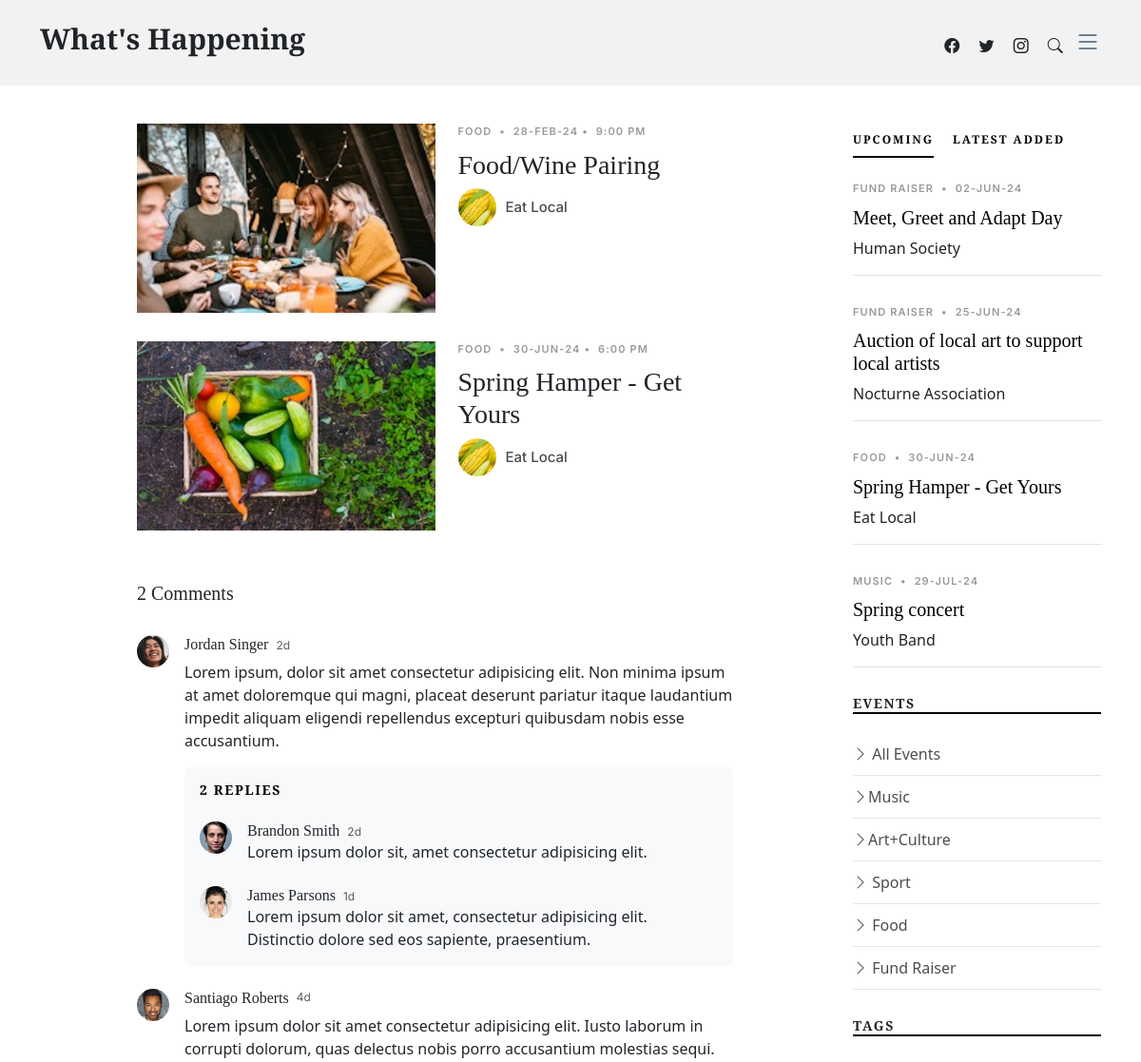
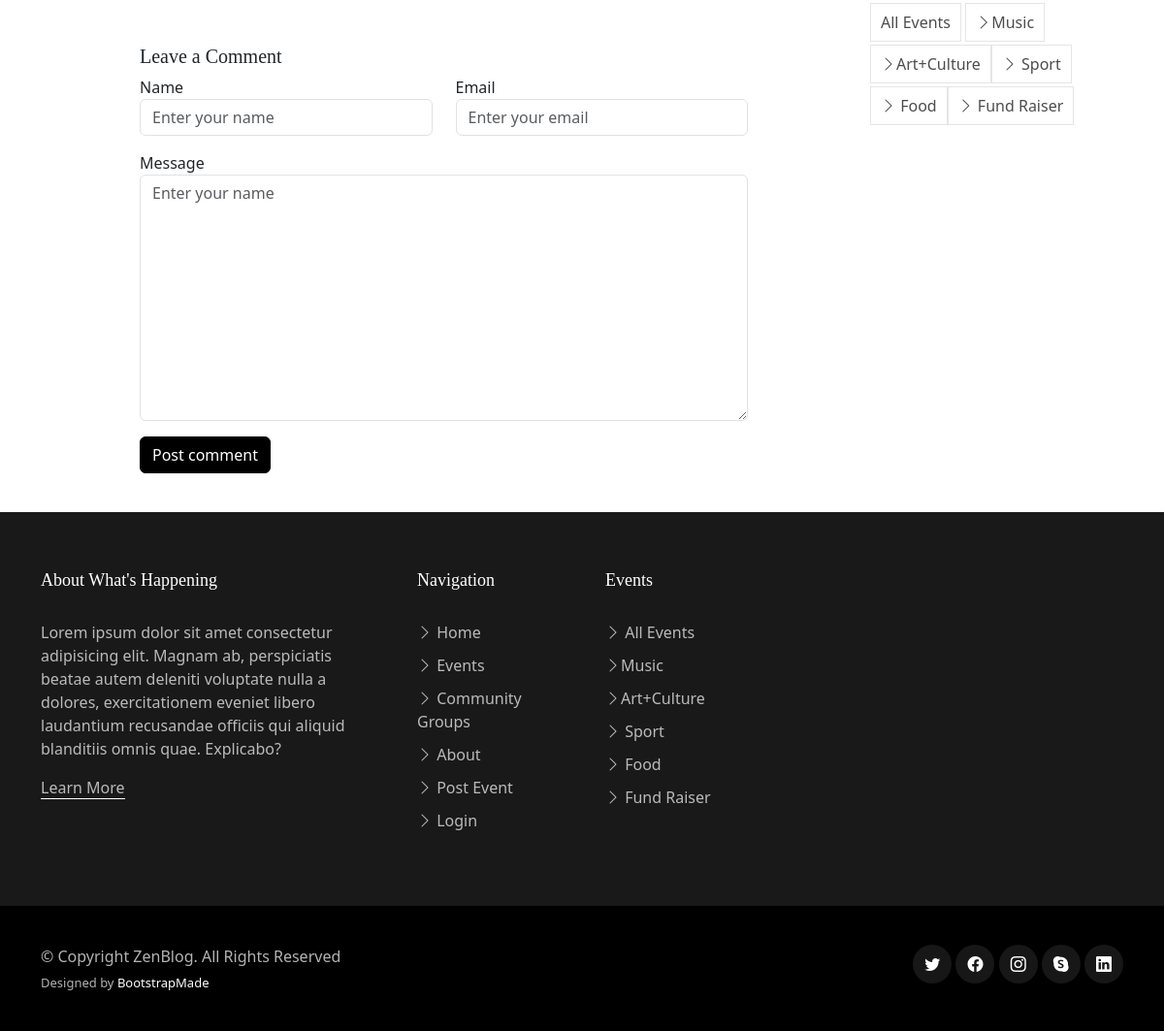
The page /Bootstrap/single-post.php?eventName=events&eventtype=Food on the database its author committed (2 pictures, top to bottom).
### tables this page shows
CREATE TABLE `events` (
  `EventID` int(11) NOT NULL,
  `EventTypeID` int(11) NOT NULL,
  `GroupID` int(11) NOT NULL,
  `EventDate` timestamp NOT NULL DEFAULT CURRENT_TIMESTAMP,
  `SubmitDate` timestamp NOT NULL DEFAULT CURRENT_TIMESTAMP,
  `EventTitle` varchar(100) NOT NULL,
  `EventImage` varchar(50) NOT NULL,
  `EventDesc` text NOT NULL
);

CREATE TABLE `eventtypes` (
  `EventTypeID` int(11) NOT NULL,
  `EventType` varchar(100) NOT NULL
);

CREATE TABLE `groups` (
  `GroupID` int(11) NOT NULL,
  `GroupName` varchar(100) NOT NULL,
  `GroupImage` varchar(50) NOT NULL,
  `GroupType` varchar(100) NOT NULL,
  `GroupDesc` text NOT NULL,
  `contactName` varchar(255) NOT NULL,
  `ContactEmail` varchar(255) NOT NULL
);

### Bootstrap/single-post.php (the view, shortened to what the rows shown need)
<!DOCTYPE html>
<html lang="en">
<head>
  <link href="assets/vendor/bootstrap/css/bootstrap.min.css" rel="stylesheet">
  <link href="assets/vendor/bootstrap-icons/bootstrap-icons.css" rel="stylesheet">
  <link href="assets/vendor/swiper/swiper-bundle.min.css" rel="stylesheet">
  <link href="assets/vendor/glightbox/css/glightbox.min.css" rel="stylesheet">
  <link href="assets/vendor/aos/aos.css" rel="stylesheet">
  <link href="assets/css/variables.css" rel="stylesheet">
  <link href="assets/css/main.css" rel="stylesheet">
</head>
<body>
  <header id="header" class="header d-flex align-items-center fixed-top">
    <div class="container-fluid container-xl d-flex align-items-center justify-content-between">
      <a href="index.html" class="logo d-flex align-items-center">
        <h1>What's Happening</h1>
      </a>
    </div>
  </header>
  <main id="main">
    <section class="single-post-content">
          <div class="container">
            <div class="row">
              <div class="col-md-9 post-content" data-aos="fade-up">
              <?php
                include 'serverlogin.php';
                $conn = new mysqli($db_hostname, $db_username, $db_password, $db_database);
                $urlEventName = $_GET['eventName'];
                $urlEventType = $_GET['eventtype'];
                $eventsQuery = "SELECT *
                                FROM events e
                                INNER JOIN groups g ON e.GroupID = g.GroupID
                                INNER JOIN eventtypes et ON e.EventTypeID = et.EventTypeID
                                ORDER BY e.EventDate";
                $eventsResult = mysqli_query($conn, $eventsQuery);
                while ($row = mysqli_fetch_assoc($eventsResult)) {
                    $eventID = $row["EventID"];
                    $eventDate = $row["EventDate"];
                    $eventTitle = $row["EventTitle"];
                    $eventImage = $row["EventImage"];
                    $eventDesc = $row["EventDesc"];
                    $Contact_Name = $row["contactName"];
                    $Contact_Email = $row["ContactEmail"];
                    $event_Type = $row["EventType"];
                    $group_Image = $row["GroupImage"];
                    $group_name = $row["GroupName"];
                    $date = date_create($eventDate);
                    $dateFormat = date_format($date, 'd-M-y');
                    $timeFormat = date_format($date, 'g:i A');
                    if ($urlEventName == 'events' && $urlEventType == $event_Type) {
                            echo '<div class="d-md-flex post-entry-2 half">';
                            echo '<a href="single-post.php?eventName=' . $eventTitle . '&eventtype=' . $event_Type . '" class="me-4 thumbnail">';
                            echo '<img src="' . $eventImage . '" alt="" class="img-fluid">';
                            echo '</a>';
                            echo '<div>';
                            echo '<div class="post-meta"><span class="date">' . $event_Type . '</span> <span class="mx-1">&bullet;</span> <span>' . $dateFormat . '</span><span class="mx-1">&bullet;</span> <span>' . $timeFormat . '</span></div>';
                            echo '<h3><a href="single-post.php?eventNumber=' . $eventID . '">' . $eventTitle . '</a></h3>';
                            echo '<div class="d-flex align-items-center author">';
                            echo '<div class="photo"><img src="' . $group_Image . '" alt="" class="img-fluid"></div>';
                            echo '<div class="name">';
                            echo '<h3 class="m-0 p-0">' . $group_name . '</h3>';
                            echo '</div>';
                            echo '</div>';
                            echo '</div>';
                            echo '</div>';
                    } else  if ($urlEventName == $eventTitle) {
                            $var1 = substr($eventDesc, 0, 1);
                            $var2 = substr($eventDesc, 1, strlen($eventDesc));
                            echo '<div class="single-post">';
                            echo '<div class="post-meta"><span class="date">' . $event_Type . '</span> <span class="mx-1">&bullet;</span> <span>DATE: ' . $dateFormat . ' TIME: ' . $timeFormat . '</span></div>';
                            echo '<br>';
                            echo '<h1 class="mb-5">' . $eventTitle . '</h1>';
                            echo '<h3>Organizers: ' . $group_name . '</h3>';
                            echo '<h5>(Contact ' . $Contact_Name . ' at ' . $Contact_Email . ' for more info)</h5><br>';
                            echo '<p><span class="firstcharacter">' . $var1 . '</span>' . $var2 . '</p>';
                            echo '<img src=' . $eventImage . ' alt="" class="img-fluid">';
                            echo '</div>';
                    }
                }
            ?>
                      </div>
                      <div class="col-md-3">
                        <div class="aside-block">
                          <div class="tab-content" id="pills-tabContent">
                            <div class="tab-pane fade show active" id="pills-popular" role="tabpanel" aria-labelledby="pills-popular-tab">
                            <?php
                              include 'serverlogin.php';
                              $conn = new mysqli($db_hostname, $db_username, $db_password, $db_database);
                              $upcoming_query = "SELECT *
                                                  FROM events e
                                                  INNER JOIN groups g ON e.GroupID = g.GroupID
                                                  INNER JOIN eventtypes et ON e.EventTypeID = et.EventTypeID
                                                  WHERE EventDate >= CURDATE()
                                                  ORDER BY e.EventDate ASC LIMIT 6";
                              $upcoming_result = $conn->query($upcoming_query);
                              if ($upcoming_result->num_rows > 0) {
                                  while($row = $upcoming_result->fetch_assoc()) {
                                      $eventDate = $row["EventDate"];
                                      $eventTitle = $row["EventTitle"];
                                      $event_Type = $row["EventType"];
                                      $group_name = $row["GroupName"];
                                      $date = date_create($eventDate);
                                      $dateFormat = date_format($date, 'd-M-y');
                                      echo '<div class="post-entry-1 border-bottom">';
                                      echo '<div class="post-meta"><span class="date">' . $event_Type . '</span> <span class="mx-1">&bullet;</span> <span>' . $dateFormat . '</span></div>';
                                      echo '<h2 class="mb-2"><a href="single-post.php?eventName=' . $eventTitle . '&eventtype='.$event_Type.'">' . $eventTitle . '</a></h2>';
                                      echo '<span class="author mb-3 d-block">' . $group_name . '</span>';
                                      echo '</div>';
                                  }
                              }
                            ?>
                            </div>
                          </div>
                          </div>
                          </div>
</div>
    </div>
  </section>
</main>
</body>
</html>

### rows shown on the page
events: EventImage (picture), EventTypeID.EventType "FOOD", EventDate "28-FEB-24", EventDate "9:00 PM", EventTitle "Food/Wine Pairing", GroupID.GroupImage (picture), GroupID.GroupName "Eat Local"
events: EventImage (picture), EventTypeID.EventType "FOOD", EventDate "30-JUN-24", EventDate "6:00 PM", EventTitle "Spring Hamper - Get Yours", GroupID.GroupImage (picture), GroupID.GroupName "Eat Local"
events: EventTypeID.EventType "FUND RAISER", EventDate "02-JUN-24", EventTitle "Meet, Greet and Adapt Day", GroupID.GroupName "Human Society"
events: EventTypeID.EventType "FUND RAISER", EventDate "25-JUN-24", EventTitle "Auction of local art to support local artists", GroupID.GroupName "Nocturne Association"
events: EventTypeID.EventType "MUSIC", EventDate "29-JUL-24", EventTitle "Spring concert", GroupID.GroupName "Youth Band"
